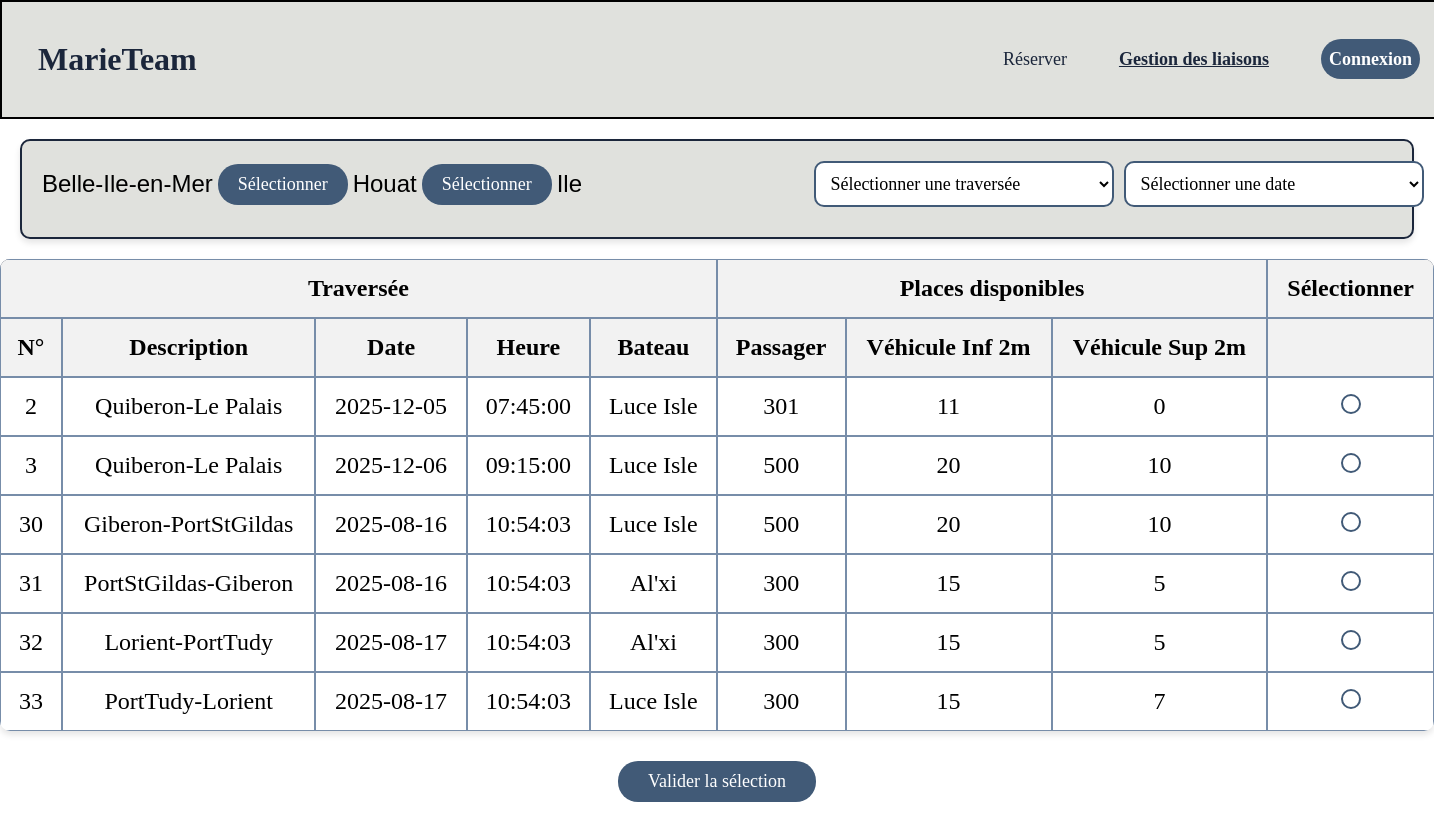
Screenshot of /Pages/modification.php with the database file from the repository.
### tables this page shows
CREATE TABLE `bateau` (
  `id_bateau` int(11) NOT NULL,
  `nom_bateau` varchar(50) DEFAULT NULL,
  `long_bateau` decimal(4,2) DEFAULT NULL,
  `larg_bateau` decimal(4,2) DEFAULT NULL,
  `vitesse_bateau` varchar(50) DEFAULT NULL,
  `image_url` varchar(500) NOT NULL
);

### Fonctions/scriptReserverAdmin.php (called while the page is built, shortened)
<?php
include_once "../pdo/pdo.php";
function getSecteurs() {
    global $pdo;
    $sql = "SELECT nom_secteur
            FROM secteur
            INNER JOIN liaison ON liaison.id_secteur = secteur.id_secteur
            INNER JOIN traversée ON traversée.id_travers = liaison.id_travers
            WHERE traversée.date_travers > CURRENT_DATE
            GROUP BY secteur.nom_secteur";
    $stmt = $pdo->prepare($sql);
    $stmt->execute();
    return $stmt->fetchAll();
}
function GetInfo() {
    global $pdo;
    $sql = "SELECT
    t.id_travers,
    t.date_travers,
    t.desc_travers,
    t.heure_travers,
    b.nom_bateau,
    -- Places disponibles pour les passagers (Catégorie 1)
    c1.capac_bateau_pass - COALESCE(SUM(CASE WHEN e.id_type IN (1,2,3) THEN e.quantité END), 0) AS Passager,
    -- Places disponibles pour les véhicules < 2m (Catégorie 2)
    c2.capac_bateau_pass - COALESCE(SUM(CASE WHEN e.id_type IN (4,5) THEN e.quantité END), 0) AS `véhicule inf2m`,
    -- Places disponibles pour les véhicules > 2m (Catégorie 3)
    c3.capac_bateau_pass - COALESCE(SUM(CASE WHEN e.id_type IN (6,7,8) THEN e.quantité END), 0) AS `véhicule sup2m`
FROM marieteam.traversée t
LEFT JOIN marieteam.reservation r ON t.id_travers = r.id_travers
LEFT JOIN marieteam.enregistrer e ON r.id_resa = e.id_resa
JOIN marieteam.bateau b ON t.id_bateau = b.id_bateau
LEFT JOIN marieteam.contenir c1 ON b.id_bateau = c1.id_bateau AND c1.id_cat = 1
LEFT JOIN marieteam.contenir c2 ON b.id_bateau = c2.id_bateau AND c2.id_cat = 2
LEFT JOIN marieteam.contenir c3 ON b.id_bateau = c3.id_bateau AND c3.id_cat = 3
WHERE t.date_travers > CURDATE()
GROUP BY t.id_travers, t.heure_travers, b.nom_bateau, c1.capac_bateau_pass, c2.capac_bateau_pass, c3.capac_bateau_pass;";
    $stmt = $pdo->prepare($sql);
    $stmt->execute();
    return $stmt->fetchAll(PDO::FETCH_ASSOC);
}
?>

### Pages/modification.php (the view, shortened to what this page needs)
<?php
    include '../Fonctions/scriptUserConnecte.php';
?>
<!DOCTYPE html>
<html lang="fr">
<head>
    <link rel="stylesheet" href="../Style/style.css">
</head>
<body>
    <nav class="menu">
      <ul>
          <?php if ($_SESSION['typer_user'] === 'Gestionnaire'): ?>
          <li class="titre-marieteam"><a href="accueilAdmin.php"><b>MarieTeam</b></a></li>
          <?php else: ?>
          <li class="titre-marieteam"><a href="index.php"><b>MarieTeam</b></a></li>
          <?php endif; ?>
          <div class="nav-buttons">
        <?php if (isset($prenom) && isset($nom)): ?>
            <li><a href="adminStats.php">Statistiques réservation</a></li>
          <?php else: ?>
            <li><a href="connexion.php">Réserver</a></li>
          <?php endif; ?>
          <li><a href="gestLiaison.php" class="active">Gestion des liaisons</a></li>
          <?php if (isset($prenom) && isset($nom)): ?>
            <li><a href="profile.php"><b class="connexion-btn"><?php echo $prenom . ' ' . $nom; ?></b></a></li>
          <?php else: ?>
            <li><a href="connexion.php"><b class="connexion-btn">Connexion</b></a></li>
          <?php endif; ?>
        </div>
      </ul>
    </nav>
    <?php
        include '../Fonctions/scriptReserverAdmin.php';
        $secteurs = getSecteurs();
        $infos = GetInfo();
    ?>
<div class="blockR">
        <div class="destination">
            <ul>
            <?php foreach ($secteurs as $secteurItem): ?>
                    <?php echo htmlspecialchars($secteurItem['nom_secteur']); ?>
                    <button type="button" onclick="selectionnerSecteur('<?php echo htmlspecialchars($secteurItem['nom_secteur']); ?>')">
                        Sélectionner
                    </button>
            <?php endforeach; ?>
            </ul>
        </div>
        <div class="tableauReservation">
            <select name="traversee" data-nom-secteur="<?= htmlspecialchars($nom_secteur) ?>" onchange="selectionnerTraversee(this.value)">
                <option value="">Sélectionner une traversée</option>
            </select>
            <select name="date_traversee" id="date_traversee">
                <option value="">Sélectionner une date</option>
            </select>
        </div>
    </div>
    <form id="selectionForm" action="modificationLiaison.php" method="POST">
        <table>
            <thead>
                <tr>
                    <th colspan="5">Traversée</th>
                    <th colspan="3">Places disponibles</th>
                    <th>Sélectionner</th>
                </tr>
                <tr>
                    <th>N°</th>
                    <th>Description</th>
                    <th>Date</th>
                    <th>Heure</th>
                    <th>Bateau</th>
                    <th>Passager</th>
                    <th>Véhicule Inf 2m</th>
                    <th>Véhicule Sup 2m</th>
                    <th></th>
                </tr>
            </thead>
            <tbody>
                <?php foreach ($infos as $info) : ?>
                    <tr>
                        <td><?= htmlspecialchars($info['id_travers']) ?></td>
                        <td><?= htmlspecialchars($info['desc_travers']) ?></td>
                        <td><?= htmlspecialchars($info['date_travers']) ?></td>
                        <td><?= htmlspecialchars($info['heure_travers']) ?></td>
                        <td><?= htmlspecialchars($info['nom_bateau']) ?></td>
                        <td><?= htmlspecialchars($info['Passager']) ?></td>
                        <td><?= htmlspecialchars($info['véhicule inf2m']) ?></td>
                        <td><?= htmlspecialchars($info['véhicule sup2m']) ?></td>
                        <td>
                            <input type="radio" name="id_travers" value="<?= htmlspecialchars($info['id_travers']) ?>">
                        </td>
                    </tr>
                <?php endforeach; ?>
            </tbody>
        </table>
        <button type="submit">Valider la sélection</button>
    </form>
</body>
</html>

### Style/style.css (style rules this page uses)
* { margin: 0; padding: 0; font-family: "Bahnschrift", sans-serif; font-size: x-large; }
body { background-image: #ACB7C3; background-attachment: fixed; height: 100%; }
.active { font-weight: bold; color: #1B263B; text-decoration: underline; }
ul { list-style-type: none; margin: 0; padding: 25px 0; overflow: hidden; background-color: #E0E1DD; display: flex; align-items: center; width: 100%; border: 2px solid black; }
.titre-marieteam { margin-right: auto; }
li b { font-size: xx-large; font-family: "Lucida fax"; }
.nav-buttons { display: flex; }
li { margin-left: 20px; }
li a { font-size: large; font-family: "Lucida fax"; display: block; color: #1B263B; text-align: center; padding: 14px 16px; text-decoration: none; }
b { font-weight: bold; }
.connexion-btn { font-size: large; font-family: "Lucida fax"; cursor: pointer; background-color: #415A77; color: white; padding: 10px 8px; border-radius: 20px; text-decoration: none; }
input { width: 100%; border: 1px solid #ccc; border-radius: 10px; max-width: 800px; margin: 30 auto; padding: 8; }
select { width: 100%; border: 1px solid #ccc; border-radius: 10px; max-width: 800px; margin: 30 auto; padding: 8; }
.blockR { margin: 0; padding: 1%; display: flex; justify-content: space-between; align-items: center; }
.destination { display: flex; width: 100%; }
.destination ul { display: flex; width: 70%; list-style: none; }
table { width: 100%; border-collapse: collapse; }
th, td { border: 1px solid black; padding: 8px; text-align: center; }
th { background-color: #f2f2f2; }
.blockR { margin: 20px; padding: 20px; background-color: #E0E1DD; border-radius: 10px; border: 2px solid #1B263B; box-shadow: 0 4px 6px rgba(0, 0, 0, 0.1); }
.destination { margin-bottom: 10px; }
.destination ul { display: flex; gap: 5px; border: none; background: none; padding: 0; }
.destination ul { white-space: nowrap; }
.destination button { font-size: large; font-family: "Lucida fax"; background-color: #415A77; color: white; padding: 10px 20px; border: none; border-radius: 20px; cursor: pointer; transition: background-color 0.3s; }
.tableauReservation { display: flex; gap: 10px; margin-bottom: 10px; }
.tableauReservation > * { width: 300px; min-width: 200px; }
.tableauReservation select { flex: 1; padding: 10px; border: 2px solid #415A77; border-radius: 10px; font-size: large; font-family: "Lucida fax"; background-color: white; }
table { width: 100%; border-collapse: separate; border-spacing: 0; margin: 20px 0; background-color: white; border-radius: 10px; overflow: hidden; box-shadow: 0 4px 6px rgba(0, 0, 0, 0.1); }
thead tr:first-child { background-color: #1B263B; color: rgb(0, 0, 0); }
thead tr:last-child { background-color: #415A77; color: rgb(0, 0, 0); }
th { padding: 15px; text-align: center; font-family: "Lucida fax"; border: 1px solid #778DA9; }
td { padding: 15px; text-align: center; border: 1px solid #778DA9; font-family: "Lucida fax"; }
input[type="radio"] { width: 20px; height: 20px; border: 2px solid #415A77; border-radius: 50%; appearance: none; cursor: pointer; position: relative; }
#selectionForm button[type="submit"] { display: block; margin: 30px auto; padding: 10px 30px; background-color: #415A77; color: white; border: none; border-radius: 20px; font-size: large; font-family: "Lucida fax"; cursor: pointer; transition: background-color 0.3s; }

### rows the page displays
traversée: id_travers "2", desc_travers "Quiberon-Le Palais", date_travers "2025-12-05", heure_travers "07:45:00", id_bateau.nom_bateau "Luce Isle", Passager "301", véhicule "11", véhicule "0"
traversée: id_travers "3", desc_travers "Quiberon-Le Palais", date_travers "2025-12-06", heure_travers "09:15:00", id_bateau.nom_bateau "Luce Isle", Passager "500", véhicule "20", véhicule "10"
traversée: id_travers "30", desc_travers "Giberon-PortStGildas", date_travers "2025-08-16", heure_travers "10:54:03", id_bateau.nom_bateau "Luce Isle", Passager "500", véhicule "20", véhicule "10"
traversée: id_travers "31", desc_travers "PortStGildas-Giberon", date_travers "2025-08-16", heure_travers "10:54:03", id_bateau.nom_bateau "Al'xi", Passager "300", véhicule "15", véhicule "5"
traversée: id_travers "32", desc_travers "Lorient-PortTudy", date_travers "2025-08-17", heure_travers "10:54:03", id_bateau.nom_bateau "Al'xi", Passager "300", véhicule "15", véhicule "5"
traversée: id_travers "33", desc_travers "PortTudy-Lorient", date_travers "2025-08-17", heure_travers "10:54:03", id_bateau.nom_bateau "Luce Isle", Passager "300", véhicule "15", véhicule "7"

### other values shown
$secteurItem['nom_secteur'] "Belle-Ile-en-Mer"
$secteurItem['nom_secteur'] "Houat"
$secteurItem['nom_secteur'] "Ile…"
